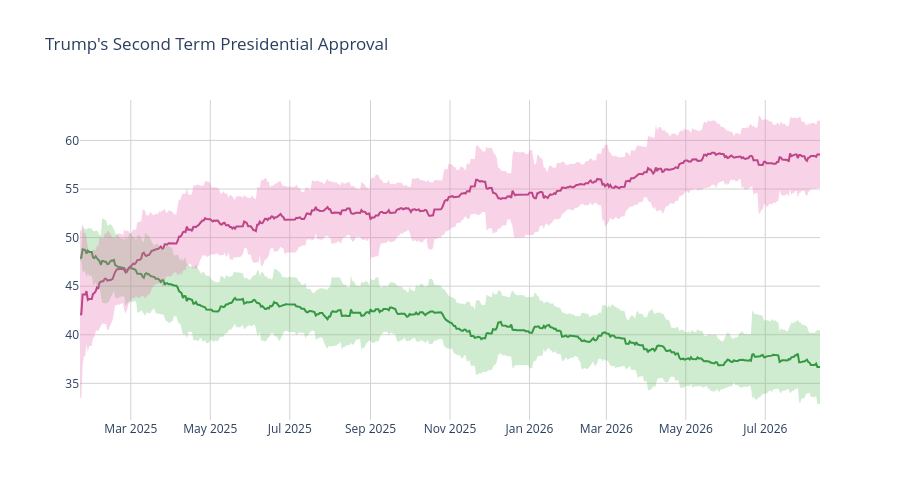

This figure's notebook cell:
### Code cell
disappr_ci_hex = "#e86eaf"
appr_ci_hex = "#60be65"
disappr_ci_rgba = "rgba(232, 110, 175, 0.3)"
appr_ci_rgba = "rgba(96, 190, 101, 0.3)"
grid_col = "#d4d2d2"


# Approve
fig = go.Figure(go.Scatter(
    x=pres['end_date'],
    y=pres['approve'],
    hovertemplate="%{y:.2f}%",
    name="<b>Approve</b>",
    line=dict(color="#228833"),
    showlegend=False
))

# Disapprove
fig.add_trace(go.Scatter(
    x=pres['end_date'],
    y=pres['disapprove'],
    hovertemplate="%{y:.2f}%",
    name="<b>Disapprove</b>",
    line=dict(color="#aa3377"),
    showlegend=False
    )
)

# Approve CI
fig.add_traces([

    # Upper bound
    go.Scatter(
        x=pres['end_date'],
        y=pres['approve_upper_ci'],
        marker=dict(color=appr_ci_hex),
        line=dict(width=0),
        mode='lines',
        showlegend=False,
        hoverinfo="skip"
    ),

    # Lower bound
    go.Scatter(
        x=pres['end_date'],
        y=pres['approve_lower_ci'],
        marker=dict(color=appr_ci_hex),
        line=dict(width=0),
        mode='lines',
        fillcolor=appr_ci_rgba,
        fill="tonexty",
        showlegend=False,
        hoverinfo="skip"
    )
])

# Disapprove CI
fig.add_traces([

    # Upper bound
    go.Scatter(
        x=pres['end_date'],
        y=pres['disapprove_upper_ci'],
        marker=dict(color=disappr_ci_hex),
        line=dict(width=0),
        mode='lines',
        showlegend=False,
        hoverinfo="skip"
    ),

    # Lower bound
    go.Scatter(
        x=pres['end_date'],
        y=pres['disapprove_lower_ci'],
        marker=dict(color=disappr_ci_hex),
        line=dict(width=0),
        mode='lines',
        fillcolor=disappr_ci_rgba,
        fill="tonexty",
        showlegend=False,
        hoverinfo="skip"
    )
])

fig.update_layout(
    title=dict(text="Trump's Second Term Presidential Approval"),
    hovermode="x"
)

fig.update_xaxes(gridcolor=grid_col)
fig.update_yaxes(gridcolor=grid_col)

fig.update_layout(hovermode="x", hoverlabel_align="right", plot_bgcolor="rgba(0, 0, 0, 0)", height=500)
fig.show()

### Figure 1 — Plotly figure (JSON) as saved in the notebook; plotly's stock layout.template omitted (floating-point values rounded to 4 significant figures; data arrays with more than 128 entries replaced by an {"elided": "..."} marker saying what was removed)
{"data": [{"hovertemplate": "%{y:.2f}%", "line": {"color": "#228833"}, "name": "<b>Approve</b>", "showlegend": false, "type": "scatter", "x": {"elided": "569 str values"}, "y": {"elided": "569 float values"}}, {"hovertemplate": "%{y:.2f}%", "line": {"color": "#aa3377"}, "name": "<b>Disapprove</b>", "showlegend": false, "type": "scatter", "x": {"elided": "569 str values"}, "y": {"elided": "569 float values"}}, {"hoverinfo": "skip", "line": {"width": 0}, "marker": {"color": "#60be65"}, "mode": "lines", "showlegend": false, "type": "scatter", "x": {"elided": "569 str values"}, "y": {"elided": "569 float values"}}, {"fill": "tonexty", "fillcolor": "rgba(96, 190, 101, 0.3)", "hoverinfo": "skip", "line": {"width": 0}, "marker": {"color": "#60be65"}, "mode": "lines", "showlegend": false, "type": "scatter", "x": {"elided": "569 str values"}, "y": {"elided": "569 float values"}}, {"hoverinfo": "skip", "line": {"width": 0}, "marker": {"color": "#e86eaf"}, "mode": "lines", "showlegend": false, "type": "scatter", "x": {"elided": "569 str values"}, "y": {"elided": "569 float values"}}, {"fill": "tonexty", "fillcolor": "rgba(232, 110, 175, 0.3)", "hoverinfo": "skip", "line": {"width": 0}, "marker": {"color": "#e86eaf"}, "mode": "lines", "showlegend": false, "type": "scatter", "x": {"elided": "569 str values"}, "y": {"elided": "569 float values"}}], "layout": {"height": 500, "hoverlabel": {"align": "right"}, "hovermode": "x", "plot_bgcolor": "rgba(0, 0, 0, 0)", "title": {"text": "Trump's Second Term Presidential Approval"}, "xaxis": {"gridcolor": "#d4d2d2"}, "yaxis": {"gridcolor": "#d4d2d2"}}}
